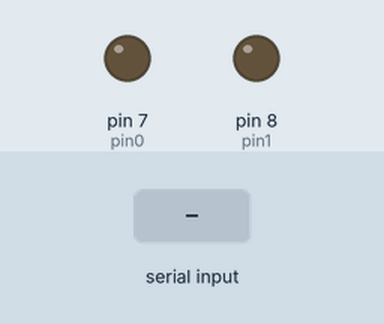
Recording of a sketch running on a simulated Arduino Uno, built with avr-gcc and run on an emulated ATmega328P. Shown: output pins drawn as LEDs (lit = HIGH). Inputs (shaded band) come from the test bench. What the sketch prints to the serial monitor is not drawn.

Above: at 1.2 s.
1.3 s: "1" received over Serial
At 2.5 s:
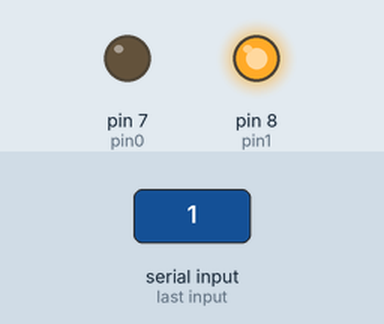
2.8 s: "2" received over Serial
At 3.8 s:
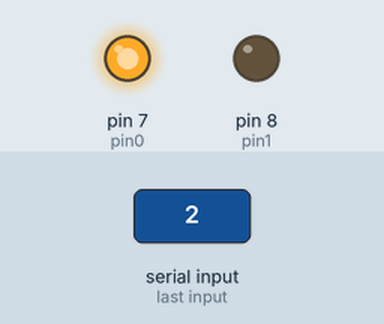
4.3 s: "0" received over Serial
At 4.9 s:
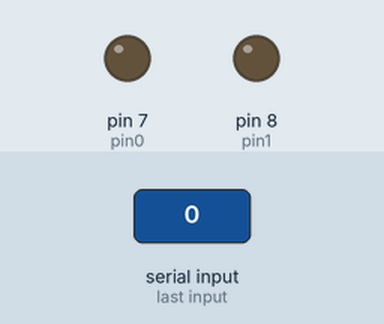
Timing chart, 0 to 7.3 s (numbered marks = the images above; inputs shaded):
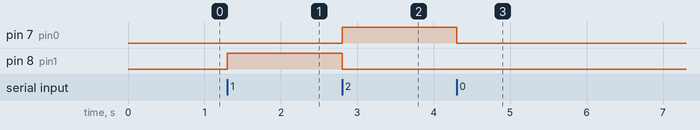

Measured:
- after the input at 1.3 s, pin 8 (pin1): LOW → HIGH at once
- after the input at 2.8 s, pin 7 (pin0): LOW → HIGH at once; pin 8 (pin1): HIGH → LOW at once
- after the input at 4.3 s, pin 7 (pin0): HIGH → LOW at once

The sketch:

brazoController.ino
```cpp
// pins for the LEDs:
const int pin0 = 7;
const int pin1 = 8;

void setup()
{
  // Initialize Serial Port
  Serial.begin(9600);

  // Output Pins
  pinMode(pin0, OUTPUT);
  pinMode(pin1, OUTPUT);

}

void loop()
{
	int set;

  // Set H-Bridge Direction
  if( (set = Serial.read()) != -1 )
	{
    Serial.write(set);
    switch (set)
		{
      case 0x30:
        digitalWrite(pin0, LOW);
        digitalWrite(pin1, LOW);
        break;
      case 0x31:
        digitalWrite(pin0, LOW);
        digitalWrite(pin1, HIGH);
        break;
      case 0x32:
        digitalWrite(pin0, HIGH);
        digitalWrite(pin1, LOW);
        break;
      default:
        break;
    }
    delay(1000);
  }
}
```
